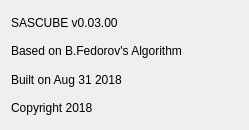
<?xml version="1.0" encoding="UTF-8"?>
<ui version="4.0">
 <class>About</class>
 <widget class="QWidget" name="About">
  <property name="geometry">
   <rect>
    <x>0</x>
    <y>0</y>
    <width>249</width>
    <height>130</height>
   </rect>
  </property>
  <property name="minimumSize">
   <size>
    <width>0</width>
    <height>0</height>
   </size>
  </property>
  <property name="maximumSize">
   <size>
    <width>400</width>
    <height>300</height>
   </size>
  </property>
  <property name="windowTitle">
   <string>About</string>
  </property>
  <layout class="QHBoxLayout" name="horizontalLayout">
   <item>
    <layout class="QVBoxLayout" name="verticalLayout">
     <item>
      <widget class="QLabel" name="label">
       <property name="text">
        <string>SASCUBE v0.03.00</string>
       </property>
      </widget>
     </item>
     <item>
      <widget class="QLabel" name="label_2">
       <property name="text">
        <string>Based on B.Fedorov's Algorithm</string>
       </property>
      </widget>
     </item>
     <item>
      <widget class="QLabel" name="label_3">
       <property name="text">
        <string>Built on Aug 31 2018</string>
       </property>
      </widget>
     </item>
     <item>
      <widget class="QLabel" name="label_4">
       <property name="text">
        <string>Copyright 2018</string>
       </property>
      </widget>
     </item>
    </layout>
   </item>
  </layout>
 </widget>
 <resources/>
 <connections/>
</ui>
